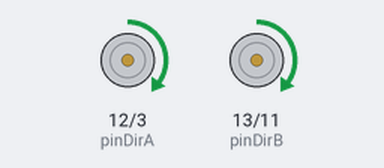
Bench run of a sketch on a simulated Arduino Uno, built with avr-gcc and run on an emulated ATmega328P. Shown: direction and speed pins drawn as motors (green arrow = direction pin HIGH = forward, orange = LOW = backward, longer = more drive).

Above: at 0.1 s.
At 18.1 s:
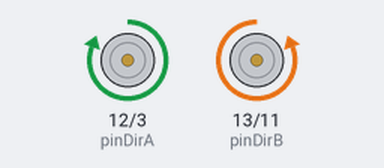
At 23.1 s:
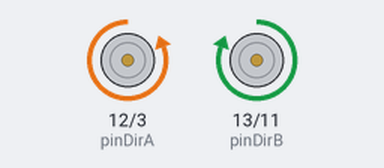
At 28.1 s:
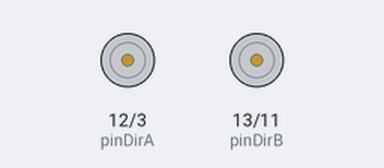
Timing chart, 0 to 40.0 s (numbered marks = the images above):
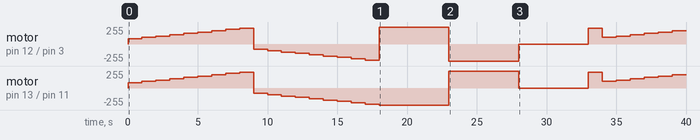

The sketch:

motor_shield_test.ino
```cpp
 int pinDirA=12;
 int pinDirB=13;
 int pinPwmA=3;
 int pinPwmB=11;

 void setup()
 {
   pinMode( pinDirA,OUTPUT );
   pinMode( pinPwmA,OUTPUT );
   pinMode( pinDirB,OUTPUT );
   pinMode( pinPwmB,OUTPUT );
 }

 void loop()
 {
   // Test: rotazione dei motori
   //       stessa direzione, vel
   digitalWrite( pinDirA,HIGH );
   digitalWrite( pinDirB,HIGH );
   //       velocità massima

   for(int i = 80; i<255; i=i+20)
  {
   analogWrite( pinPwmA,i );
   analogWrite( pinPwmB,i );

   delay(1000);
   }

   // Test: rotazione dei motori
   //       direzione inversa
   digitalWrite( pinDirA,LOW );
   digitalWrite( pinDirB,LOW );
   for(int i = 80; i<255; i=i+20)
  {
   analogWrite( pinPwmA,i );
   analogWrite( pinPwmB,i );

   delay(1000);
   }


   // Test: rotazione dei motori
   //       direzione incrociata
   digitalWrite( pinDirA,HIGH );
   digitalWrite( pinDirB,LOW );
   //       velocità massima
   analogWrite( pinPwmA,255 );
   analogWrite( pinPwmB,255 );

   delay(5000);

   // Test: rotazione dei motori
   //       direzione incrociata
   digitalWrite( pinDirA,LOW );
   digitalWrite( pinDirB,HIGH );
   //       velocità massima
   analogWrite( pinPwmA,255 );
   analogWrite( pinPwmB,255 );

   delay(5000);

   // Test: stop dei motori
   //       nessuna direzione
   digitalWrite( pinDirA,HIGH );
   digitalWrite( pinDirB,HIGH );
   //       velocità nulla
   analogWrite( pinPwmA,0 );
   analogWrite( pinPwmB,0 );

   delay(5000);
 }
```

Measured:
- by itself, motor on pin 12 (pinDirA) / pin 3 (pinPwmA): stopped → forward 80/255 at 0.00 s, → forward 100/255 1.0 s later, → forward 120/255 1.0 s later, → forward 140/255 1.0 s later, … (28 changes in this stretch)
- by itself, motor on pin 13 (pinDirB) / pin 11 (pinPwmB): stopped → forward 80/255 at 0.00 s, → forward 100/255 1.0 s later, → forward 120/255 1.0 s later, → forward 140/255 1.0 s later, … (28 changes in this stretch)
